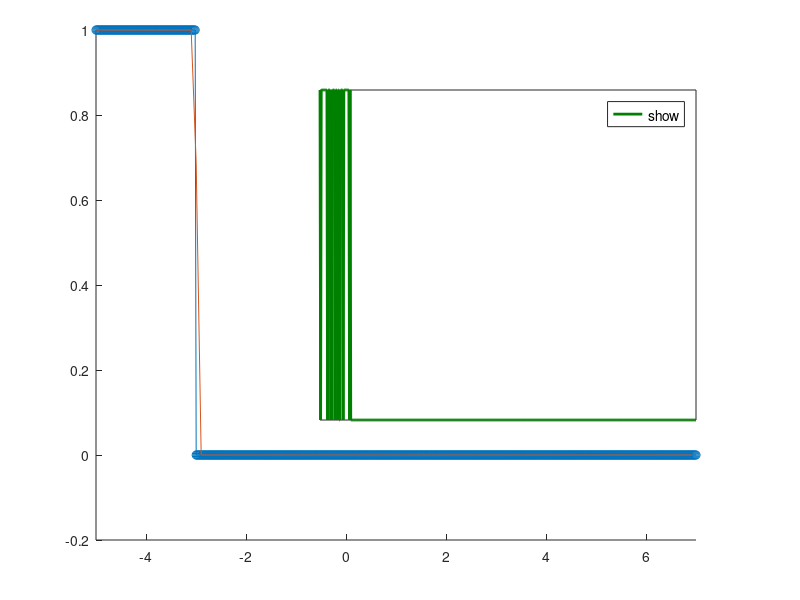

Source code (MATLAB):
% Load data
main_data = load('variaT_th0.000_S-1.0_m0.5_latt.dat');
theory_data = load('kc1kd1sig-3.dat');
inset_data = load('variaT_th0.000_S-1.0_m0.5_sf.dat');

% Transform data for the plots
main_x = (main_data(:, 2) - 0.5) / 0.5;
main_y = main_data(:, 3);
theory_x = theory_data(:, 1);
theory_y = theory_data(:, 2);

inset_x = (inset_data(:, 2) - 0.5) / 0.5;
inset_y = inset_data(:, 3);

% Set up the main figure
h1=figure(1)
hold on

% Plot main data
plot(main_x, main_y,'o-')
plot(theory_x, theory_y,'-')

% Set axis properties
xlim([min(main_x), max(main_x)]);


% Adjust margins (similar to gnuplot's tmargin, bmargin, etc.)
set(gca, 'Position', [0.12, 0.1, 0.75, 0.85]); % Adjusted for gnuplot margins

% Create the inset
axes('Position', [0.4, 0.3, 0.47, 0.55]); % [left, bottom, width, height]
hold on;

% Plot inset data
plot(inset_x, inset_y, 'LineWidth', 2, 'Color', [0, 0.5, 0], ...
    'DisplayName', 'Simulation');

% Adjust inset properties
xlim([min(inset_x), max(inset_x)]);
ylim([min(inset_y), max(inset_y)]);
set(gca, 'FontSize', 10); % Match the font size for the inset
legend('show', 'FontSize', 10, 'Location', 'northeast');
set(gca, 'Box', 'on'); % Add box around the inset
xticks([]); % Remove x-tick labels
yticks([]); % Remove y-tick labels
xlabel('');
ylabel('');

% Finalize the figure
hold off;